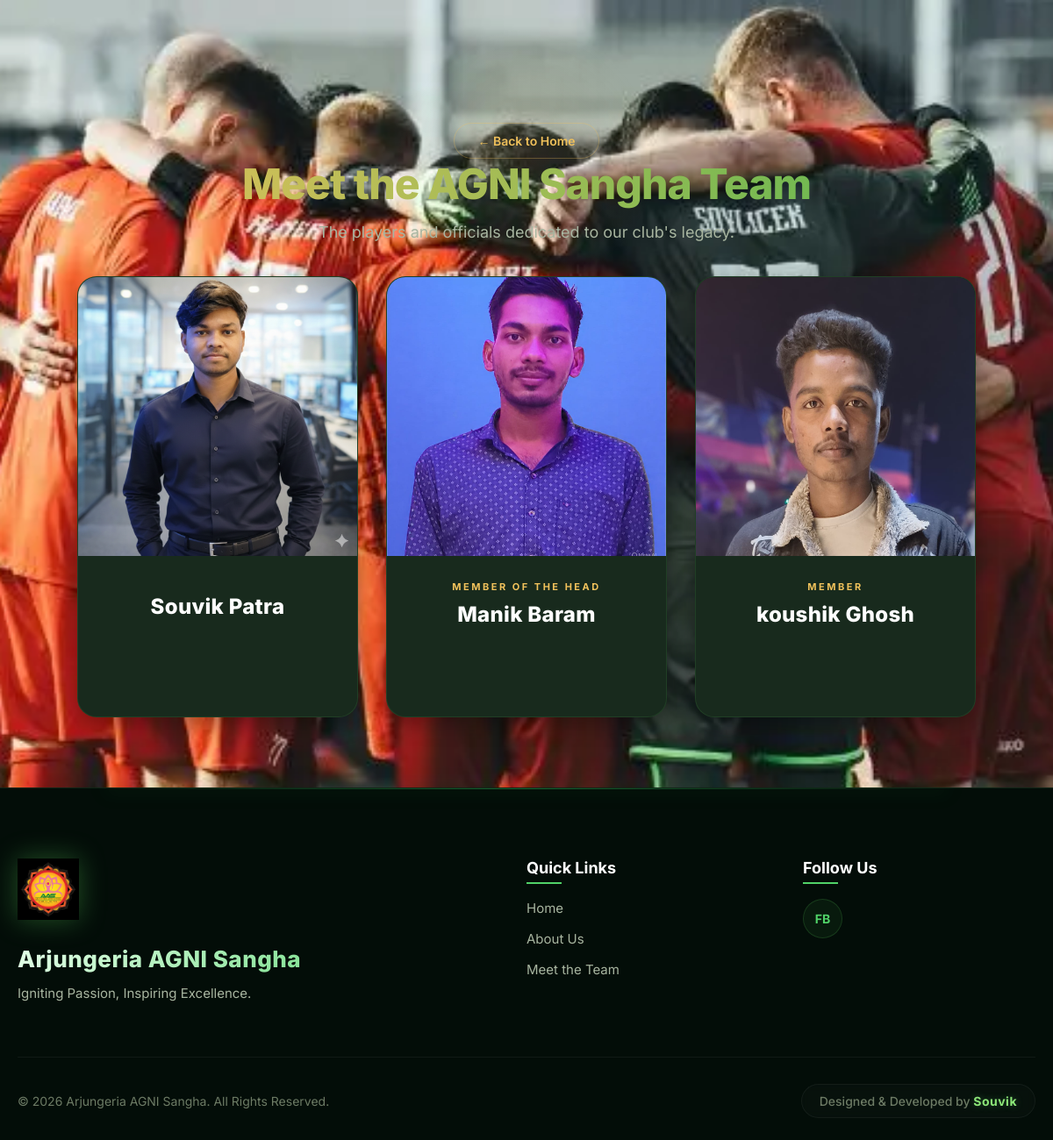
Page /team/ on the committed database.
### core/models.py (models this page shows, shortened)
class TeamMember(models.Model):
    name = models.CharField(max_length=150)
    role = models.CharField(max_length=100, default='Player')
    photo = models.ImageField(upload_to='team/', blank=True, null=True)
    bio = models.TextField(blank=True, null=True)
    social_facebook = models.URLField(max_length=255, blank=True, null=True)
    social_instagram = models.URLField(max_length=255, blank=True, null=True)
    joined_date = models.DateTimeField(auto_now_add=True)
    class Meta:
        ordering = ['joined_date']

### core/views.py (the view)
# urls.py: path('team/', views.team_page, name='team_page'),
def team_page(request):
    team_members = TeamMember.objects.all()
    return render(request, 'core/team_page.html', {'team_members': team_members})

### core/templates/core/team_page.html (shortened to what this page needs)
{% load static %}
<!DOCTYPE html>
<html lang="en">
<head>
</head>
<body>
<div class="nav-spacer"></div>
<div class="team-header">
    <div class="nav-spacer-bottom">
        <a href="{% url 'home' %}" class="back-btn">← Back to Home</a>
    </div>
    <h1>Meet the AGNI Sangha Team</h1>
    <p>The players and officials dedicated to our club's legacy.</p>
</div>
<div class="team-grid">
    {% if team_members %}
        {% for member in team_members %}
        <div class="team-card">
            <div class="team-photo-wrap">
                {% if member.photo %}
                    <img src="{{ member.photo.url }}" alt="{{ member.name }}" loading="lazy">
                {% else %}
                    <div class="team-no-photo">🏃‍♂️</div>
                {% endif %}
            </div>
            <div class="team-info">
                <span class="team-role">{{ member.role }}</span>
                <h3 class="team-name">{{ member.name }}</h3>
                {% if member.bio %}
                    <p class="team-bio">{{ member.bio }}</p>
                {% else %}
                    <p class="team-bio" style="color:transparent">No bio available</p>
                {% endif %}
            </div>
        </div>
        {% endfor %}
    {% else %}
        <p style="text-align: center; grid-column: 1/-1; padding: 60px; color: #4a5568;">
            No team members added yet. Admin can add members from the dashboard.
        </p>
    {% endif %}
</div>
{% include "core/components/footer.html" %}
</body>
</html>

### core/templates/core/components/footer.html (shortened to what this page needs)
{% load static %}
<footer class="site-footer">
    <div class="footer-container">
        <div class="footer-content">
            <div class="footer-brand">
                <img src="{% static 'images/logo.png' %}" alt="AGNI Logo" class="footer-logo">
                <h3>Arjungeria AGNI Sangha</h3>
                <p>Igniting Passion, Inspiring Excellence.</p>
            </div>
            <div class="footer-links">
                <h4>Quick Links</h4>
                <ul>
                    <li><a href="{% url 'home' %}">Home</a></li>
                    <li><a href="{% url 'about_page' %}">About Us</a></li>
                    <li><a href="{% url 'team_page' %}">Meet the Team</a></li>
                </ul>
            </div>
            <div class="footer-social">
                <h4>Follow Us</h4>
                <div class="social-icons">
                    <a href="https://www.facebook.com/profile.php?id=100089924785026&sk" title="Facebook">FB</a>
                </div>
            </div>
        </div>
        <div class="footer-bottom">
            <p>&copy; 2026 Arjungeria AGNI Sangha. All Rights Reserved.</p>
            <p class="developer-credit">Designed & Developed by <span class="dev-name">Souvik</span></p>
        </div>
    </div>
</footer>

### core/templates/core/components/footer.html (style rules this page uses)
.site-footer { background: #030d08; color: #dbe5d8; padding: 80px 20px 25px; border-top: 1px solid rgba(135, 245, 153, 0.1); position: relative; font-family: 'Inter', 'Montserrat', sans-serif; }
.site-footer::before { content: ''; position: absolute; top: 0; left: 50%; transform: translateX(-50%); width: 80%; height: 1px; background: linear-gradient(90deg, transparent, rgba(58, 222, 107, 0.4), transparent); box-shadow: 0 0 20px rgba(58, 222, 107, 0.6); }
.footer-container { max-width: 1200px; margin: auto; }
.footer-content { display: grid; grid-template-columns: 2fr 1fr 1fr; gap: 50px; margin-bottom: 60px; }
.footer-brand h3 { color: #fff; font-size: 26px; margin-bottom: 12px; font-weight: 800; background: linear-gradient(135deg, #e4ffe8, #50d268); -webkit-background-clip: text; background-clip: text; -webkit-text-fill-color: transparent; letter-spacing: 0.5px; }
.footer-brand p { color: #a8b5a0; font-size: 15px; line-height: 1.6; max-width: 300px; }
.footer-logo { height: 70px; margin-bottom: 25px; filter: drop-shadow(0 0 15px rgba(80, 183, 79, 0.4)); }
.footer-links h4, .footer-social h4 { color: #fff; margin-bottom: 25px; font-size: 18px; font-weight: 700; position: relative; display: inline-block; }
.footer-links h4::after, .footer-social h4::after { content: ''; position: absolute; bottom: -8px; left: 0; width: 40px; height: 2px; background: #50d268; }
.footer-links ul { list-style: none; padding: 0; margin: 0; }
.footer-links li { margin-bottom: 15px; }
.footer-links a { color: #a8b5a0; text-decoration: none; transition: all 0.3s ease; font-size: 15px; display: inline-block; }
.social-icons { display: flex; gap: 15px; }
.social-icons a { display: flex; align-items: center; justify-content: center; width: 45px; height: 45px; background: rgba(80, 183, 79, 0.08); color: #50d268; border-radius: 50%; text-decoration: none; border: 1px solid rgba(80, 183, 79, 0.2); transition: all 0.35s ease; font-weight: bold; font-size: 14px; }
.footer-bottom { border-top: 1px solid rgba(255, 255, 255, 0.05); padding-top: 30px; display: flex; justify-content: space-between; align-items: center; flex-wrap: wrap; font-size: 14px; gap: 15px; color: #6d7b65; }
.developer-credit { font-weight: 500; background: rgba(255, 255, 255, 0.02); padding: 10px 20px; border-radius: 30px; border: 1px solid rgba(255, 255, 255, 0.05); backdrop-filter: blur(5px); }
.dev-name { color: #8ce678; font-weight: 700; letter-spacing: 0.5px; text-shadow: 0 0 10px rgba(111, 236, 134, 0.3); }

### rows in the picture
TeamMember: photo (picture), name "Souvik Patra"
TeamMember: photo (picture), role "MEMBER OF THE HEAD", name "Manik Baram"
TeamMember: photo (picture), role "MEMBER", name "koushik Ghosh"
